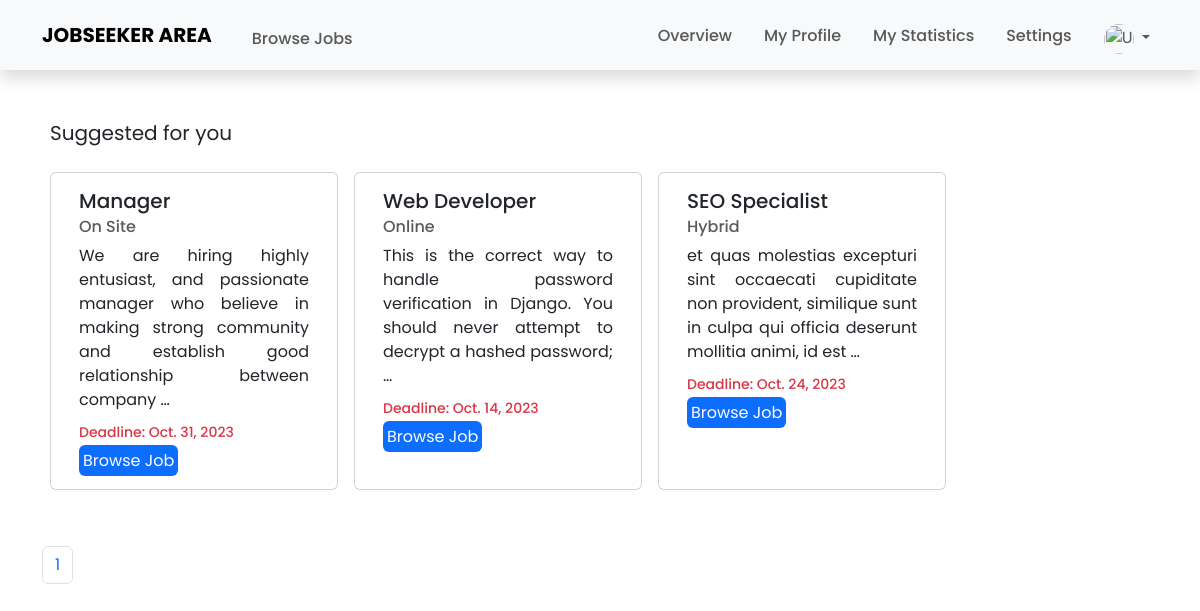
The app's page /jobseeker/ (signed in), older data.
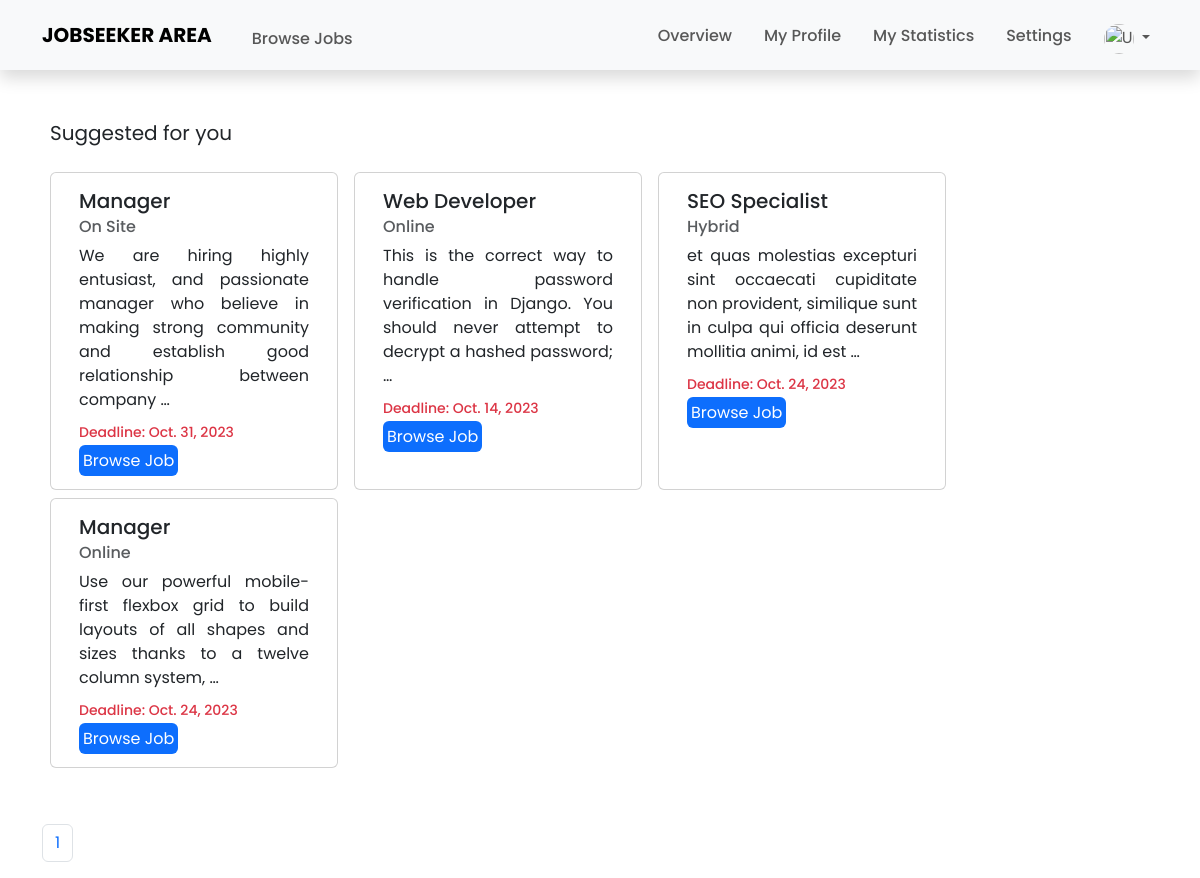
The same page, newer data.
### employer/models.py (models this page shows, shortened)
class Job(models.Model):
    employer = models.ForeignKey(Employer,on_delete=models.CASCADE,related_name='job')
    job_id = models.AutoField(primary_key=True)
    job_type = models.CharField(max_length=50,choices=JOB_TYPE,blank=False,null=False ,verbose_name='Job type')
    job_position = models.CharField(verbose_name="Position",max_length=100,null=False,blank=False)
    job_requirement = models.CharField(verbose_name="Requirements",max_length=100,null=False,blank=False)
    job_description = models.TextField(verbose_name="Description",null=False,blank=False)
    salary = models.TextField(max_length=30,blank=True,null=True)
    location_type = models.TextField(choices=LOCATION_TYPE,blank=False)
    deadline = models.DateField(blank=False,null=False,default=default_deadline)

### jobseeker/views.py (the view)
# urls.py: path('',jobseeker_dashboard,name="jobseeker-dashboard"),
def jobseeker_dashboard(request):
    email = request.session.get('jobseeker_email',None)
    if email:
        job = Job.objects.order_by('job_id')
        paginator = Paginator(job,6)
        page_number = request.GET.get('page')
        pages = paginator.get_page(page_number)
        total_pages = paginator.num_pages #Returns total number of pages.
        return render(request,'jobseeker-dashboard/dashboard.html',{'job':job,'pages':pages,'lastpage':total_pages,'pagelist':[n+1 for n in range(total_pages)]})
    else:
        messages.error(request,"Session Expired. Please login here.")
        return redirect('login')

### templates/jobseeker-dashboard/dashboard.html (shortened to what this page needs)
{% include '../base/header.html' %}
    {% block style %}
        {% load static %}
        <link rel="stylesheet" href="{%static 'css/jobseeker.css'%}">
    {% endblock style %}
    {% block navbar %}
        {% include './components/navbar.html' %}
    {% endblock navbar %}
    {%block content%}
    <div class="container">
        <div class="mt-5">
            <span class="fs-5 mx-2">Suggested for you</span>
        </div>
        <div class="container mt-4">
            <div class="row">
                <div class="col-md-12">
                    <div class="row row-cols-3">
                        {% for item in pages %}
                        <div class="card mb-2 mx-2" style="width: 18rem;">
                            <div class="card-body" style="text-align:justify;text-justify:inter-word;">
                                <h5 class="card-title">{{item.job_position}}</h5>
                                <h6 class="card-subtitle mb-2 text-body-secondary">{{item.location_type}}</h6>
                                <p class="card-text justified">{{item.job_description |truncatewords:20}}<p>
                                <h6 class="card-subtitle mb-2 small text-danger">Deadline: {{item.deadline}}</h6>
                                    <a href="browsejob/{{item.job_id}}" class="card-link bg-primary text-white p-1 rounded">Browse Job</a>
                                </div>
                            </div>
                            {%empty%}
                            <h1 class="fs-5"> No data found.</h5>
                            {% endfor %}
                         </div>
                    </div>
                </div>
        </div>
    </div>
    <div class="container mt-5">
        <nav aria-label="Page navigation">
            <ul class="pagination">
                {%for n in pagelist%}
                    <li class="page-item"><a class="page-link" href="/jobseeker/?page={{n}}">{{n}}</a></li>
                {%endfor%}
            </ul>
          </nav>
    </div>
    {%endblock content%}

Row changes from the older to the newer data that the page shows:
added Job: job_position "Manager", location_type "Online", job_description "Use our powerful mobile-first flexbox grid to build layouts of all shapes and sizes thanks to a twelve column system, …", deadline "Oct. 24, 2023"
